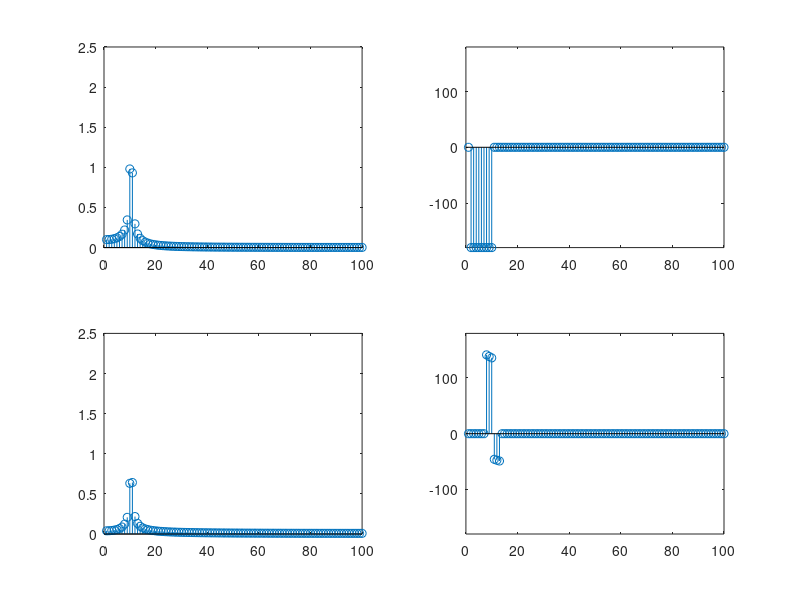
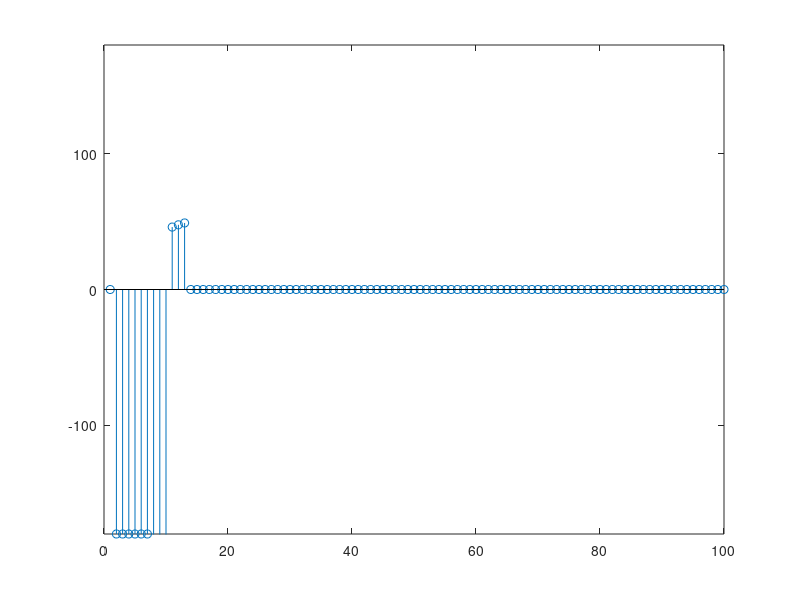

MATLAB code to generate these figures, in order:
clear all;
%The Frequency of Interest Is 1200 & 2200 Hz
Frequency = 47.5;            %Frequency In Hz
Phase_of_Voltage = 90;      %Phase In Degree
Phase_of_Current = 45;     %Phase In Degree

fs = 1000;                %Sampling Frequency 
N = 200; 
Timestamps = [0:N-1]*(1/fs);        
step_size = fs / N;

V = 1.5*cos((2* pi()*Frequency*Timestamps)+((3.1416/180)*Phase_of_Voltage));
I = 1.0*cos((2* pi()*Frequency*Timestamps)+((3.1416/180)*Phase_of_Current));

Test_Signal_Set = [V' I'];
DFT_Test_Signal = fft(Test_Signal_Set);

Magnitude_values = zeros(N,2);
Angle_values = zeros(N,2);

for columns = 1:2
  for rows = 1 : N
    Magnitude_values(rows,columns) = abs(DFT_Test_Signal(rows,columns));
    if (Magnitude_values(rows,columns) < 10)
      Angle_values(rows,columns) = 0;
    else
      Angle_values(rows,columns) = (arg(DFT_Test_Signal(rows,columns)))*(180/pi());
    end
  end
end

figure 01;
subplot(2,2,1);
stem(Magnitude_values((1:N/2),1)/(N/2));
ylim ([0 2.5]);

subplot(2,2,2);
stem(Angle_values(1:N/2,1));
ylim ([-180 180]);

subplot(2,2,3);
stem(Magnitude_values((1:N/2),2)/(N/2));
ylim ([0 2.5]);

subplot(2,2,4);
stem(Angle_values(1:N/2,2));
ylim ([-180 180]);

figure 02;
Phase_Difference = (Angle_values(1:N/2,1) - Angle_values(1:N/2,2));
stem(Phase_Difference);
ylim ([-180 180]);